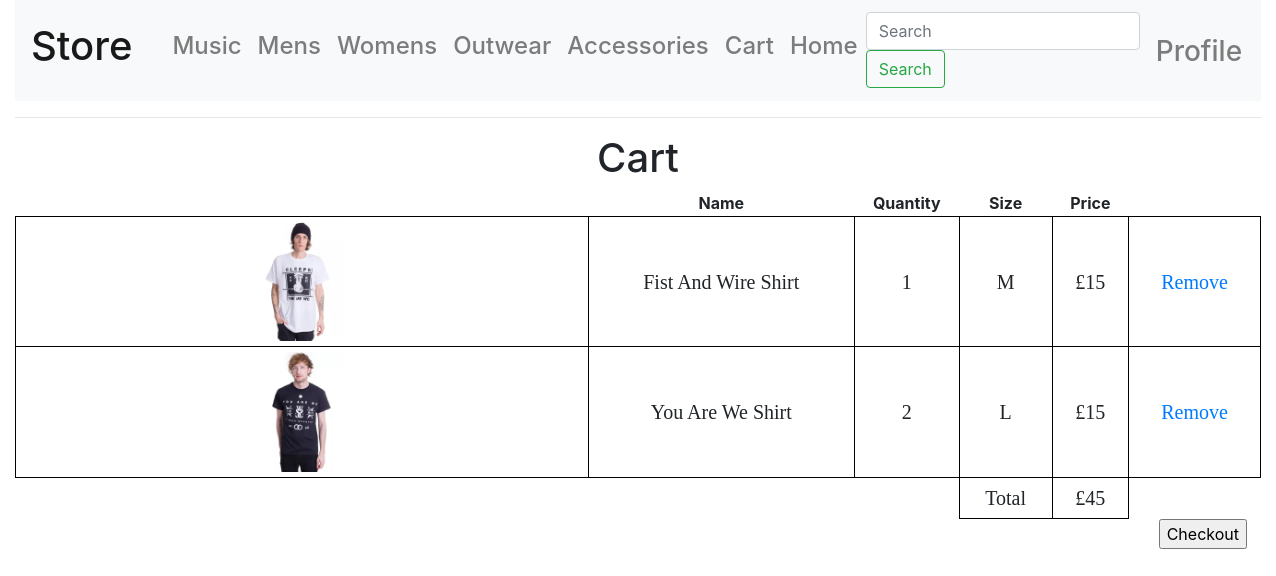
The app's page /store/cart (signed in), older data.
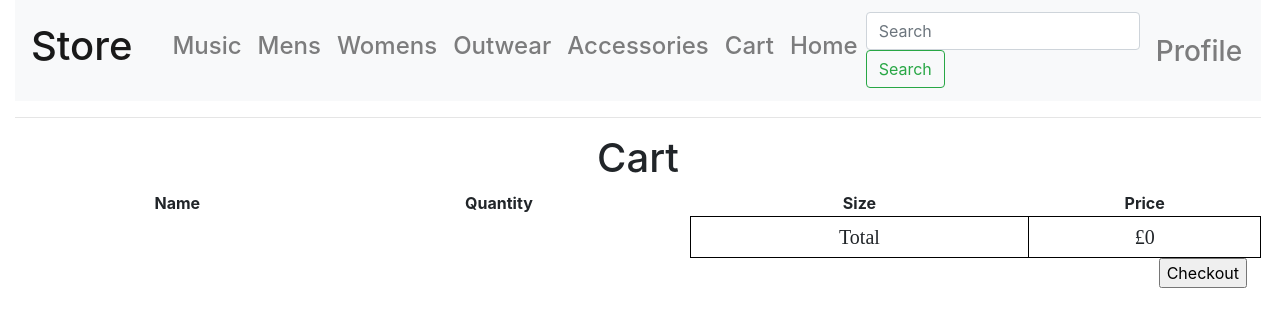
The same page, newer data.
### app/models.py (models this page shows, shortened)
class User(UserMixin, db.Model):
    id = db.Column(db.Integer, primary_key=True)
    username = db.Column(db.String(64), index=True, unique=True)
    email = db.Column(db.String(120), index=True, unique=True)
    password_hash = db.Column(db.String(128))
    name = db.Column(db.String(40), index=True)
    address1 = db.Column(db.String(40), index=True)
    address2 = db.Column(db.String(40), index=True)
    towncity = db.Column(db.String(40), index=True)
    postcode = db.Column(db.String(40), index=True)
    accesslevel = db.Column(db.Integer, index=True)

class Store(db.Model):
    id = db.Column(db.Integer, primary_key=True)
    name = db.Column(db.String(40))
    image = db.Column(db.String(40))
    cat = db.Column(db.String(40))
    price = db.Column(db.Float)
    sale = db.Column(db.Integer)
    back_image=db.Column(db.String)

class cart(db.Model):
    cart_id = db.Column(db.Integer, primary_key=True)
    userid = db.Column(db.Integer)
    itemid = db.Column(db.String)
    quantity = db.Column(db.Integer)
    price = db.Column(db.Integer)
    size = db.Column(db.String)

### app/routes.py (the view, shortened to what this page needs)
@app.route("/store/cart", methods=["GET", "POST"])
@login_required
def the_cart():
    form = checkout()
    final_price = 0
    for j in cart.query.all():
        if current_user.id == j.userid:
            the_price = int(j.price) * int(j.quantity)
            final_price = int(final_price) + int(the_price)
    return render_template("store/cart.html", title="Store-", users=User.query.all(), cart=cart.query.all(), store=Store.query.all(), final_price=final_price, form=form)

### app/forms.py
class checkout(FlaskForm):
    submit = SubmitField("Checkout")

### app/models.py (called while the page is built)
@login.user_loader
def load_user(the_id):
    return User.query.get(int(the_id))

### app/templates/store/cart.html (shortened to what this page needs)
{% extends "store/layout_store.html" %}
{% block body %}
<div class="text-center">
<h1>Cart</h1>
{% for i in users %}
    {% if i.id == current_user.id %}
        <table id="tblProduct", width="100%">
        <tr>
           <th>&nbsp;</th>
            <th>Name</th>
            <th>Quantity</th>
            <th>Size</th>
            <th>Price</th>
        </tr>
        {% for j in cart %}
            {% if j.userid == i.id %}
                {% for item in store %}
                    {% if j.itemid == item.id %}
                        <tr>
                            <td><img  src="{{ url_for("static", filename=item.image) }}", width="15%", height="28%"></td>
                            <td>{{ item.name }}</td>
                            <td>{{ j.quantity }}</td>
                            <td>{{ j.size }}</td>
                            <td>£{{ j.price }}</td>
                            <td><a href="{{ url_for("remove_item_cart", the_cart_id=j.cart_id) }}">Remove</a> </td>
                        </tr>
                    {% endif %}
                {% endfor %}
            {% endif %}
        {% endfor %}
        <tr>
            <th> </th>
            <th> </th>
            <th> </th>
            <td>Total</td>
            <td>£{{ final_price }}</td>
        </tr>
        </table>
    {% endif %}
{% endfor %}
<form action="" method="post" style="float: right; padding-right: 14px">
            <p>{{ form.submit() }}</p>
    </form>
</div>
{% endblock %}

Row changes from the older to the newer data that the page shows:
removed cart: quantity "1", size "M", price "15"
no longer on this page (row unchanged): Store: image (picture), name "Fist And Wire Shirt"
removed cart: quantity "2", size "L", price "15"
no longer on this page (row unchanged): Store: image (picture), name "You Are We Shirt"
computed for User: final_price "45" → "0"
